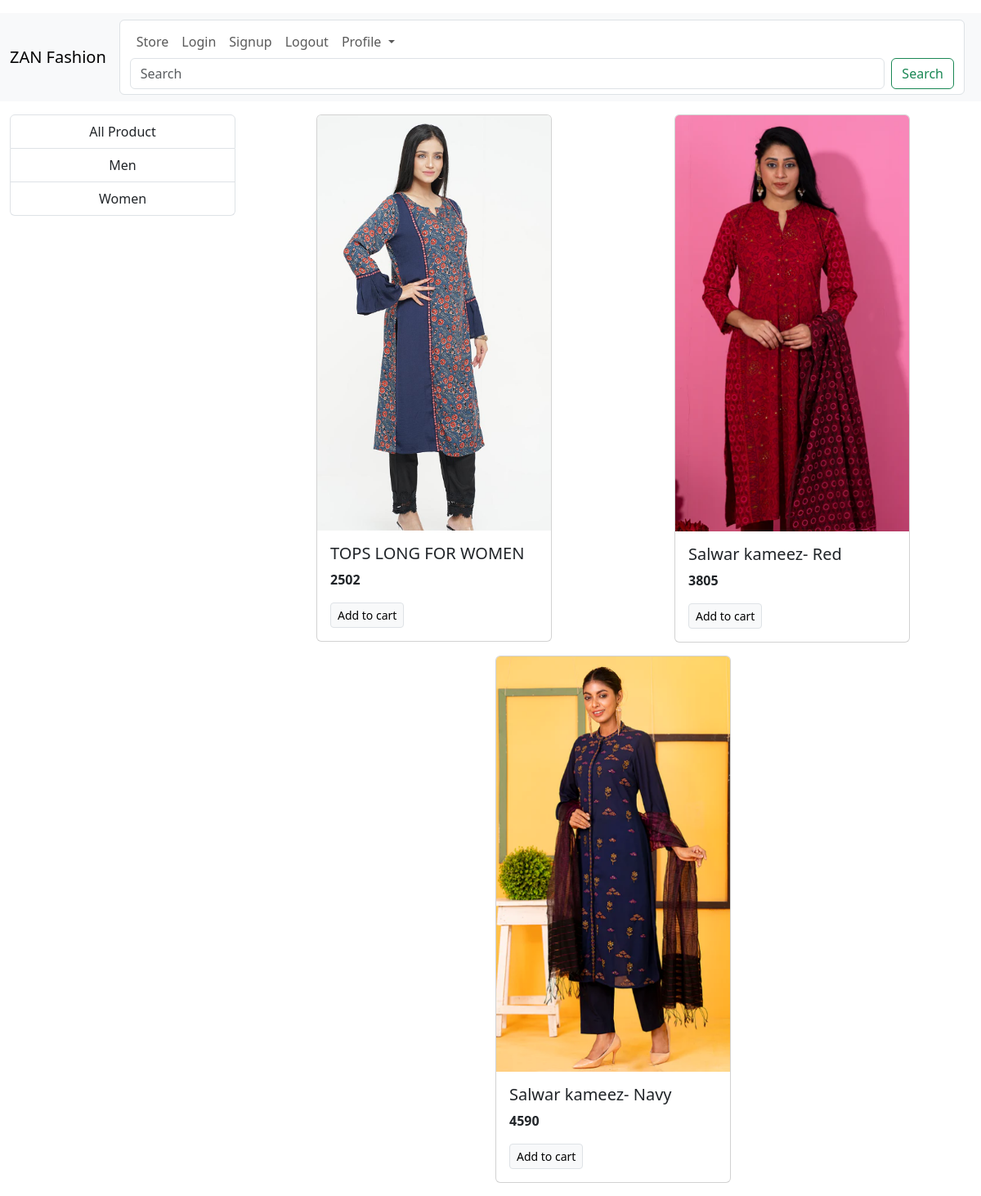
The app's page /?category=2 with its own data.
### store/models/category.py (models this page shows, shortened)
class category(models.Model):
    name = models.CharField(max_length=20)
    @staticmethod
    def get_all_categorys():
        return category.objects.all()

### store/models/product.py (models this page shows, shortened)
class Product(models.Model):
    name = models.CharField(max_length=50)
    price = models.IntegerField(default=0)
    description = models.CharField(max_length=150, default='')
    Category = models.ForeignKey(category, on_delete=models.CASCADE, default=1)
    image = models.ImageField(upload_to='products_img/')
    @staticmethod
    def get_all_products_by_categoryid(category_id):
        if category_id:
            return Product.objects.filter(Category=category_id)
        else:
            return Product.objects.all()

### store/views/home.py (the view)
# urls.py: path('', home.index, name='homepage'),
def index(request):
    products = None
    categories = category.get_all_categorys()
    categoryID = request.GET.get('category')
    if categoryID:
        products = Product.get_all_products_by_categoryid(categoryID)
    else:
        products = Product.objects.all()
    data = {}
    data['products'] = products
    data['categorys'] = categories
    print('You are: ',request.session.get('email'))
    return render(request, 'index.html', data)

### store/templates/index.html (shortened to what this page needs)
{% extends 'base.html' %}
{% block content %}
<div class="container-fluid mt-3">
  <div class="row">
    <div class="col-lg-3 mx-auto">
      <div class="list-group">
        <a href="/" class="list-group-item list-group-item-action text-center">All Product</a>
        {% for category in categorys  %}
        <a href="/?category={{category.id}}" class="list-group-item list-group-item-action text-center">{{category.name}}</a>
        {% endfor %}
      </div>
    </div>
    <div id="product" class="col-lg-9 mx-auto">
      <div class="row mx-auto">
        {% for Product in products %}
        <div class="col">
          <div class="card mx-auto mb-3" style="width: 18rem">
            <img src="{{Product.image.url}}" class="card-img-top" alt="..." />
            <div class="card-body">
              <h5 class="card-title">{{Product.name}}</h5>
              <p class="card-text"><b>{{Product.price}}</b></p>
              <a href="#" class="btn btn-light border btn-sm">Add to cart</a>
            </div>
          </div>
        </div>
        {% endfor %}
      </div>
    </div>
  </div>
</div>
{% endblock  %}

### records on screen
category: name "Men"
category: name "Women"
Product: image (picture), name "TOPS LONG FOR WOMEN", price "2502"
Product: image (picture), name "Salwar kameez- Red", price "3805"
Product: image (picture), name "Salwar kameez- Navy", price "4590"
